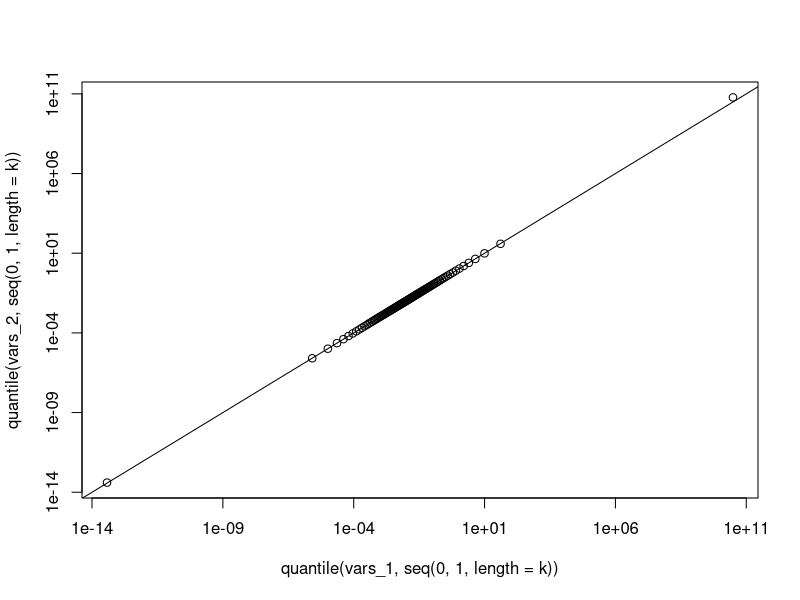
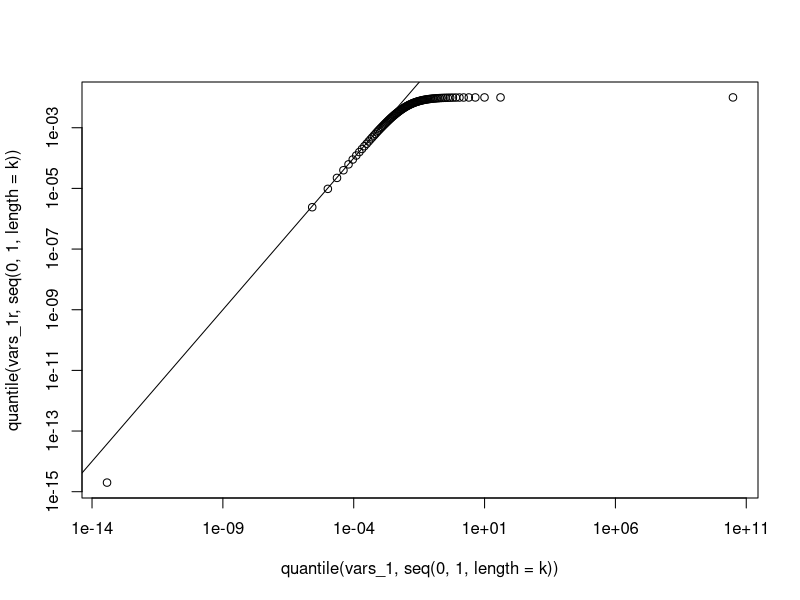
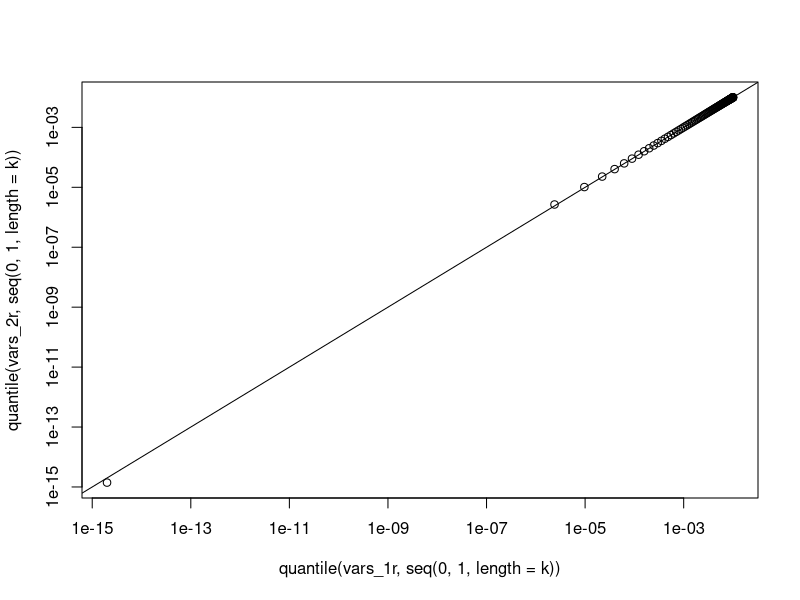
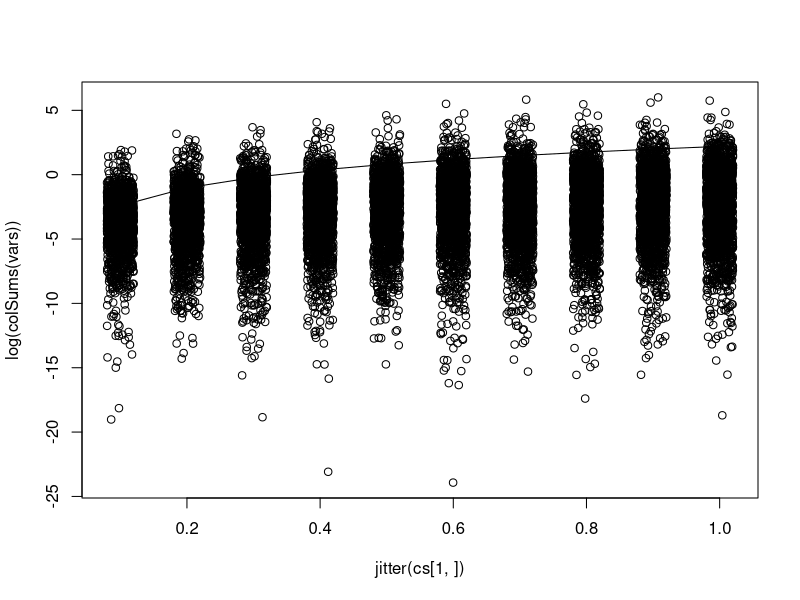
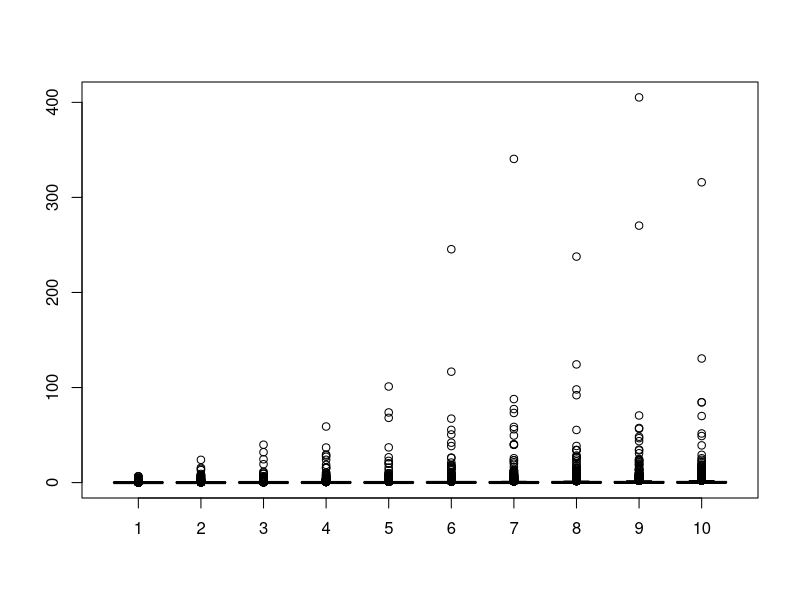
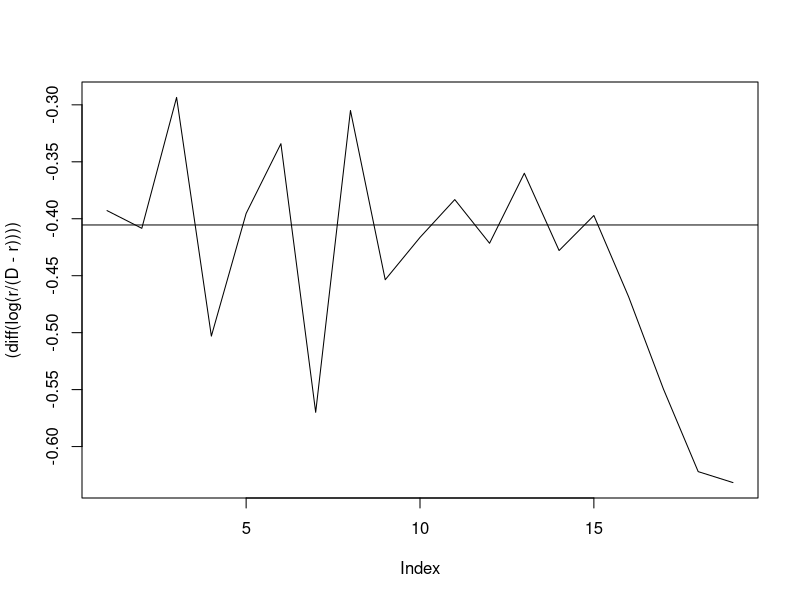
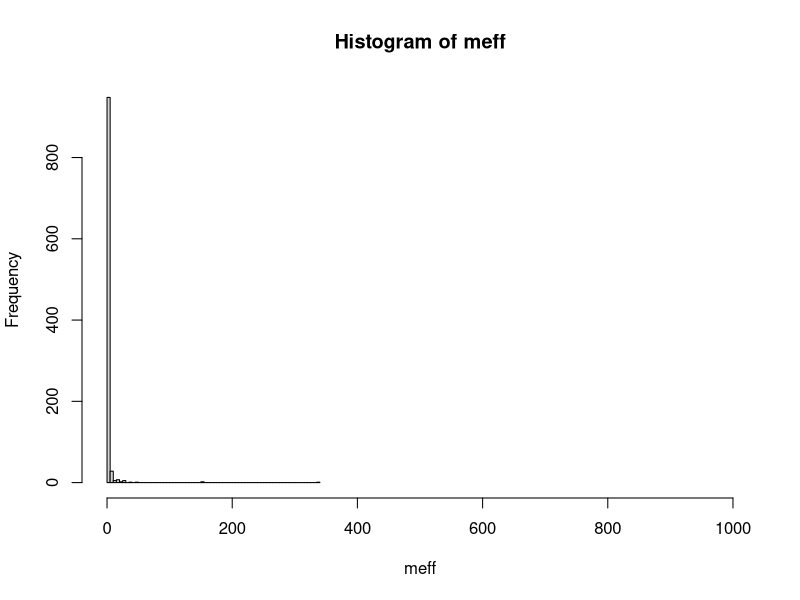
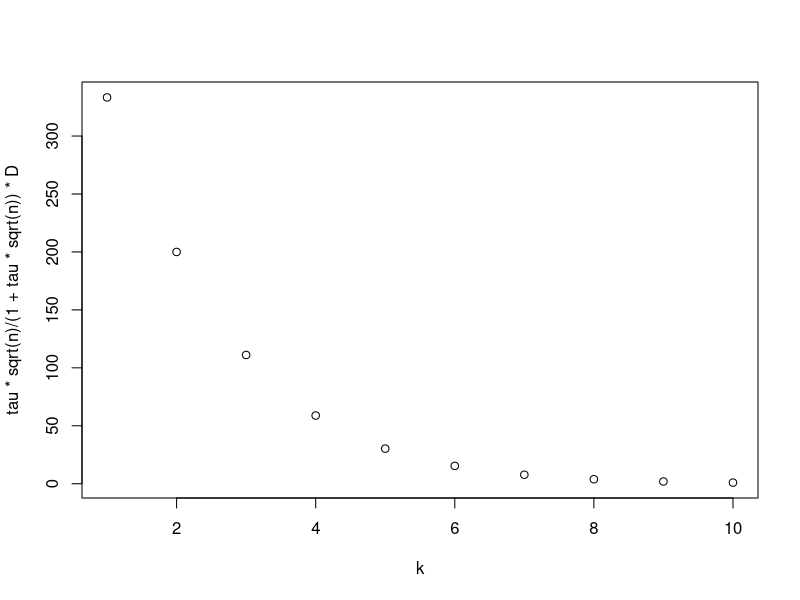

These figures' R source, in order:
# testing regularized horseshoe
# testing if I can sample it with a Gibbs sampler
# Gibbs sampler from Makalic and Schmidt (2015)
# regularization from Piironen and Vehtari (2017)

# also want to check induced prior on var(X\beta)


n = 1e6
tau_0 = 1

# direct horseshoe
lambda = abs(rcauchy(n))
# tau = abs(rcauchy(n,0,tau_0))
tau = 0.1
vars_1 = lambda^2*tau^2
beta_1 = rnorm(n,0,sqrt(vars_1))

# Makalic and Schmidt algorithm
nu = 1/rgamma(n,shape=1/2,rate=1)
lambda2 = 1/rgamma(n,shape=1/2,rate=1/nu)
xi = 1/rgamma(n,shape=1/2,rate=1)
# tau2 = 1/rgamma(n,shape=1/2,rate=1/xi)
tau2 = tau^2
vars_2 = lambda2*tau2
beta_2 = rnorm(n,0,sqrt(vars_2))

# qqplot(beta_1,beta_2);abline(0,1)


k = 100;plot(quantile(vars_1,seq(0,1,length=k)),quantile(vars_2,seq(0,1,length=k)),log='xy');abline(0,1)


# direct regularized horseshoe
lambda = abs(rcauchy(n))
c = .1
tau = 0.1
lambda2_tilde = c^2*lambda^2/(c^2 + tau^2*lambda^2)
vars_1r = tau^2*lambda2_tilde
beta_1r = rnorm(n,0,sqrt(vars_1r))
k = 100;plot(quantile(vars_1,seq(0,1,length=k)),quantile(vars_1r,seq(0,1,length=k)),log='xy');abline(0,1)

# indirect regularized horseshoe
nu = 1/rgamma(n,shape=1/2,rate=1)
lambda2 = 1/rgamma(n,shape=1/2,rate=1/nu)
# xi = 1/rgamma(n,shape=1/2,rate=1)
# tau2 = 1/rgamma(n,shape=1/2,rate=1/xi)
tau2 = tau^2
c2 = c^2
lambda2_tilde = c^2*lambda2/(c^2 + tau2*lambda2)
vars_2r = tau2*lambda2_tilde
beta_2r = rnorm(n,0,sqrt(vars_2r))
k = 100;plot(quantile(vars_1r,seq(0,1,length=k)),quantile(vars_2r,seq(0,1,length=k)),log='xy');abline(0,1)


# regularized horseshoe total variance
# total variance is sum(beta_j^2), j = 1:p
n = 1000
n_c = 10
n_r = 2000
p = 1000
cs = matrix(rep(seq(0,1,length=n_c+1)[-1],each = n_r),p,n_c*n_r,byrow=T)
p_0 = 9
tau_0 = p_0 / (p - p_0) * 1 / sqrt(n)
tau = matrix(abs(rcauchy(n_c*n_r,0,tau_0)),p,n_c*n_r,byrow=T)
# tau = matrix(abs(rnorm(n_c*n_r,0,tau_0)),p,n_c*n_r,byrow=T)
# tau = tau_0
# tau = matrix(sapply(9^seq(3,1,length=n_c),function(x) x/(p-x)),p,n_c,byrow=T)
lambda = matrix(abs(rcauchy(n_c*n_r*p)),ncol = n_c*n_r)
# b = 1/(1+n*cs^2)
# k = 1/(1+n*tau^2*lambda^2);k = (1-b)*k+b
# plot(colMeans(1-b)*p_0);abline(h=p_0)
# plot(colSums(1-k));abline(h=p_0)
lambda2_tilde = cs^2*lambda^2/(cs^2 + tau^2*lambda^2)
# k = 1/(1+n*tau^2*lambda2_tilde)
# plot(colSums(1-k));abline(h=p_0)
# hist(colSums(1-k),breaks=c(seq(0,20,length=100),1e6),xlim = c(0,20))
# lambda2_tilde = lambda^2
vars = tau^2*lambda2_tilde
beta = matrix(rnorm(n_c*p,0,sqrt(vars)),nrow = p)
# plot(cs[1,],colSums(1-k));abline(h=p_0)
# plot(cs[1,],colSums(beta^2));lines(cs[1,],cs[1,]*p_0)
# vars[vars<.5*cs^2]=0
# vars[vars > cs^2] = NA
# plot(cs[1,],colSums(vars));lines(cs[1,],cs[1,]^2*p_0)
plot(jitter(cs[1,]),log(colSums(vars)));lines(cs[1,],log(cs[1,]^2*p_0))
# plot(cs[1,seq(1,n_c*n_r,by=n_r)],colMeans(matrix(colSums(vars),n_r)>.1*cs[1,seq(1,n_c*n_r,by=n_r)]^2*p_0))
boxplot((matrix(colSums(vars),n_r)))




# m_eff
D = 1000
n = 200
p0 = 1000/D
s2=1

nI = 1000
r=c()
d = 1.5
for(k in 1:20) {
  tau_0 = p0/sqrt(n) * d^-k
  meff = rep(0,nI)
  for(i in 1:nI) {
    tau = abs(rcauchy(1,0,tau_0))
    lambdas = abs(rcauchy(D,0,1))
    ks = 1/(1+n/s2*tau^2*lambdas^2)
    meff[i] = sum(1-ks)
  }
  r[k] = median(meff)
}
plot((diff(log(r/(D-r)))),type='l');abline(h=log(1/d))

hist(meff,breaks=100,xlim=c(0,D))
mean(meff)
tau*sqrt(n)/(1+tau*sqrt(n))*D
var(meff)
tau*sqrt(n)/(2*(1+tau*sqrt(n))^2)*D


p0 = 1000/D
k=1:10
tau = p0/sqrt(n) * 2^-seq(k)
plot(k,tau*sqrt(n)/(1+tau*sqrt(n))*D)

